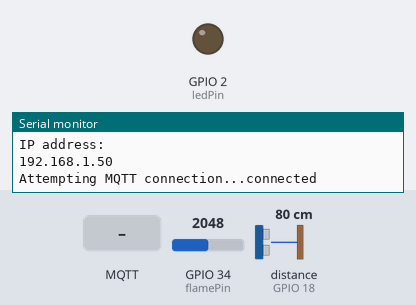
A sketch run on a simulated ESP32. On the bench: output pins drawn as LEDs (lit = HIGH), the last lines printed to the serial monitor. Wiring (inferred from the names in the program): ultrasonic range finder: trigger GPIO 5; echo GPIO 18. The test bench sets the inputs (shaded band); at power-on: GPIO 34 (flamePin) = 2048, distance to the obstacle (sensor on GPIO 18) 80 cm. The echo pulse lasts 58.3 µs per cm; WiFi joins after 1.5 s; servers stay silent unless stated; no MQTT or app messages arrive unless stated; pins used as bus, display or sensor lines are not drawn.

Above: at 3.0 s.
3.1 s: GPIO 34 (flamePin) set to 1533
6.6 s: GPIO 34 (flamePin) set to 1453
At 7.3 s:
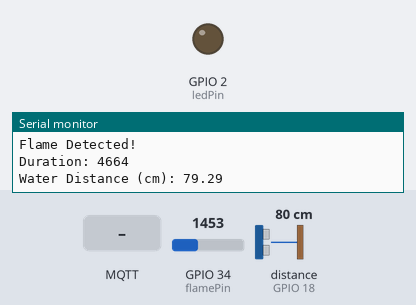
15.0 s: MQTT message "15" arrives on the first subscribed topic
At 16.0 s:
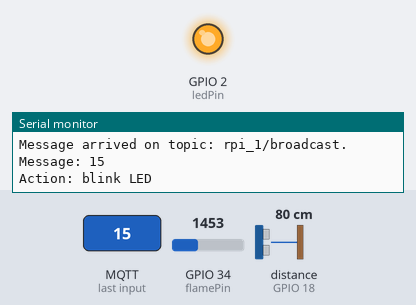
Timing chart, 0 to 18.0 s (numbered marks = the images above; inputs shaded):
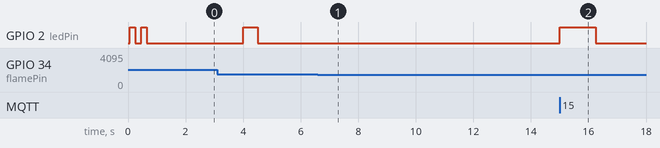

Measured:
- after the input at 6.6 s, GPIO 2 (ledPin): stops changing and stays LOW
- after the input at 15.0 s, GPIO 2 (ledPin): LOW → HIGH at once, → LOW 1.3 s later

The sketch:

ESP32_Node_2_Hazards.ino
```cpp
#include <WiFi.h>
#include <PubSubClient.h>

// Replace the SSID/Password details as per your wifi router
const char* ssid = "yourSSID";
const char* password = "yourPassword";

// Replace your MQTT Broker IP address here:
const char* mqtt_server = "192.168.0.133";


WiFiClient espClient;
PubSubClient client(espClient);

long lastMsg = 0;

// Flame Detection Sensor Pins
const int flamePin = 34; //Analog pin
int flameValue = 0;
int flameThreshold = 1500;

// Water level Sensor Pins
const int trigPin = 5;
const int echoPin = 18;


#define ledPin 2
#define SOUND_SPEED 0.034

long duration;
float distanceCm;

void blink_led(unsigned int times, unsigned int duration){
  for (int i = 0; i < times; i++) {
    digitalWrite(ledPin, HIGH);
    delay(duration);
    digitalWrite(ledPin, LOW);
    delay(200);
  }
}

void setup_wifi() {
  delay(50);
  Serial.println();
  Serial.print("Connecting to ");
  Serial.println(ssid);

  WiFi.begin(ssid, password);

  int c=0;
  while (WiFi.status() != WL_CONNECTED) {
    blink_led(2,200); //blink LED twice (for 200ms ON time) to indicate that wifi not connected
    delay(1000); //
    Serial.print(".");
    c=c+1;
    if(c>10){
        ESP.restart(); //restart ESP after 10 seconds
    }
  }

  Serial.println("");
  Serial.println("WiFi connected");
  Serial.println("IP address: ");
  Serial.println(WiFi.localIP());

}

void connect_mqttServer() {
  // Loop until we're reconnected
  while (!client.connected()) {

        //first check if connected to wifi
        if(WiFi.status() != WL_CONNECTED){
          //if not connected, then first connect to wifi
          setup_wifi();
        }

        //now attemt to connect to MQTT server
        Serial.print("Attempting MQTT connection...");
        // Attempt to connect
        if (client.connect("ESP32_client3")) { // Change the name of client here if multiple ESP32 are connected
          //attempt successful
          Serial.println("connected");
          // Subscribe to topics here
          client.subscribe("rpi_1/broadcast");
          //client.subscribe("rpi/xyz"); //subscribe more topics here

        }
        else {
          //attempt not successful
          Serial.print("failed, rc=");
          Serial.print(client.state());

          blink_led(3,200); //blink LED three times (200ms on duration) to show that MQTT server connection attempt failed
          // Wait 2 seconds before retrying
          delay(2000);
        }
  }

}

//this function will be executed whenever there is data available on subscribed topics
void callback(char* topic, byte* message, unsigned int length) {
  Serial.print("Message arrived on topic: ");
  Serial.print(topic);
  Serial.print(". Message: ");
  String messageTemp;

  for (int i = 0; i < length; i++) {
    Serial.print((char)message[i]);
    messageTemp += (char)message[i];
  }
  Serial.println();

  // Check if a message is received on the topic "rpi/broadcast"
  if (String(topic) == "rpi_1/broadcast") {
      if(messageTemp == "15"){
        Serial.println("Action: blink LED");
        blink_led(1,1250); //blink LED once (for 1250ms ON time)
      }
  }

  //Similarly add more if statements to check for other subscribed topics
}

void setup() {
  pinMode(ledPin, OUTPUT);
  Serial.begin(115200);

  // Flame Setup
  pinMode(flamePin, INPUT);

  // Water Level Setup
  pinMode(trigPin, OUTPUT);
  pinMode(echoPin, INPUT);

  analogSetAttenuation(ADC_11db);  // Better ADC range

  setup_wifi();
  client.setServer(mqtt_server,1883);//1883 is the default port for MQTT server
  client.setCallback(callback);
}

void loop() {

  if (!client.connected()) {
    connect_mqttServer();
  }

  client.loop();

  long now = millis();
  if (now - lastMsg > 4000) {
    lastMsg = now;

    // Flame Detection
    flameValue = analogRead(flamePin);

    char flameBuffer[20];
    snprintf(flameBuffer, sizeof(flameBuffer), "%d", flameValue);

    Serial.print("Flame Value: ");
    Serial.println(flameValue);

    if (flameValue > flameThreshold) {
      Serial.println("Flame Detected!");
      client.publish("hazards/flame_alert_1", "Flame Detected!");
      blink_led(1,500);
    }
    else {
      Serial.println("No Flame!");
      client.publish("hazards/flame_alert_1", "No Flame!");
    }

    // Water Level

    digitalWrite(trigPin, LOW);
    delayMicroseconds(2);

    digitalWrite(trigPin, HIGH);
    delayMicroseconds(20);
    digitalWrite(trigPin, LOW);

    duration = pulseIn(echoPin, HIGH, 60000);
    /// Section added
    if (duration == 0) {
      Serial.println("No echo received!");
      client.publish("hazards/water_level_1", "No Echo");
      return;  // Skip this cycle safely
    }

    distanceCm = duration * SOUND_SPEED / 2;

    char waterBuffer[20];
    snprintf(waterBuffer, sizeof(waterBuffer), "%.4f", distanceCm);
    // Section added
    Serial.print("Duration: ");
    Serial.println(duration);

    Serial.print("Water Distance (cm): ");
    Serial.println(distanceCm);

    client.publish("hazards/water_level_1", waterBuffer);
  }
}
```
